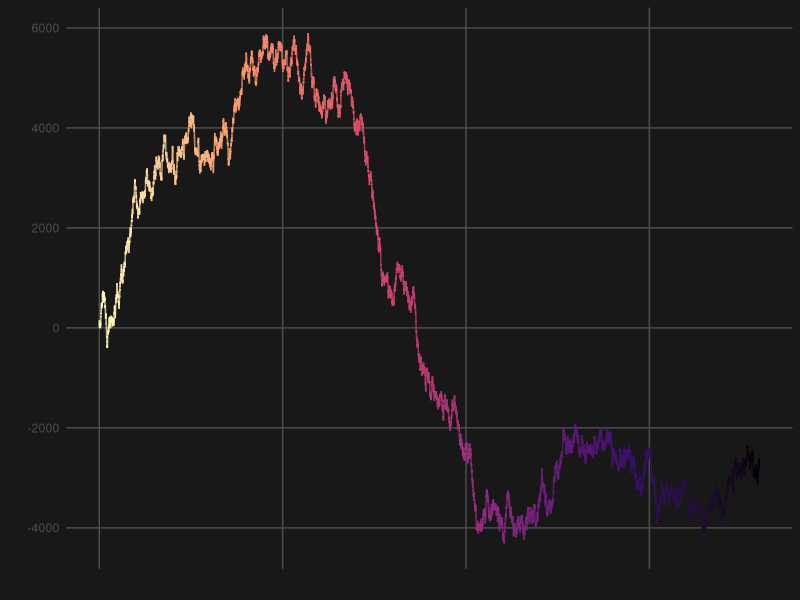
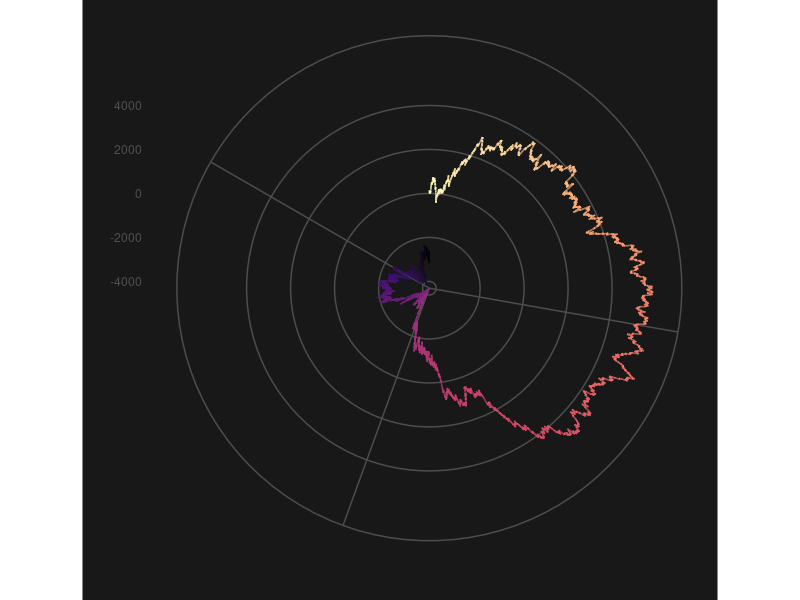

Write R code to recreate these figures, in order. (Note: this script raises an error after producing the figures.)
library(tidyverse)
library(gganimate)

#read in digits
digits <- data.table::fread("data/PI_100000.txt")
class(digits$V1)

#split into individuals
data_split <- strsplit(digits$V1, "0")
data2 <- unlist(data_split)

#make list, remove empty entries
dat_list <- as.list(data2)
dat_list <- dat_list[dat_list != ""]

#make every other sequence negative
list_split <- lapply(dat_list, function(x) {stringi::stri_sub(x, seq(1, stringi::stri_length(x),by=1), length=1)})
list_num <- lapply(list_split, as.numeric)
list_num1 <- list_num[seq_along(list_num) %% 2 > 0]
list_num2 <- list_num[seq_along(list_num) %% 2 ==0]
list_num2 <- lapply(list_num2, function(x) {x*-1})
list_order <- order(c(seq_along(list_num1), seq_along(list_num2)))
list_comb <- c(list_num1, list_num2)[list_order]

#remove zeros from digits to match our encoding
pi_seq <- str_remove_all(digits$V1, "0")
#split into single digits
pi_seq <- sapply(pi_seq, function(x) {stringi::stri_sub(x, seq(1, stringi::stri_length(x),by=1), length=1)})
#calculate sum of the digits
df <- tibble(cumsum = cumsum(unlist(list_comb)), digit = pi_seq, index = 1:length(cumsum))

colors = c("#E01C70", "#6820A5", "#910599", "#31A79B", "#7BD657", "#B9E128", "#FFB3FD", "#FB9D4F", "#51ADFF", "#9239F6")

#static plot
ggplot(df, aes(x = index, y = cumsum, color = index)) +
  geom_line() +
  scale_color_viridis_c(option = "magma", direction = -1, guide = FALSE) +
  theme_minimal() +
  labs(x = "", y = "") +
  #scale_x_reverse() +
  #coord_flip() +
  theme(plot.background = element_rect(fill = "#181818", color = "NA"), panel.background = element_blank(),
        panel.grid.major = element_line(color = "#4A4E4D"), panel.grid.minor = element_blank(), 
        axis.text.x = element_blank())

#trying polar coords
ggplot(df, aes(x = index, y = cumsum, color = index)) +
  geom_line() +
  scale_color_viridis_c(option = "magma", direction = -1, guide = FALSE) +
  theme_minimal() +
  labs(x = "", y = "") +
  #scale_x_reverse() +
  #coord_flip() +
  theme(plot.background = element_rect(fill = "#181818", color = "NA"), panel.background = element_blank(),
        panel.grid.major = element_line(color = "#4A4E4D"), panel.grid.minor = element_blank(), 
        axis.text.x = element_blank()) +
  coord_polar()


#animate it!
anim <- 
  ggplot(df, aes(x = index, y = cumsum, color = index)) +
  geom_line() +
  scale_color_viridis_c(option = "magma", direction = -1, guide = FALSE) +
  theme_minimal() +
  labs(x = "", y = "") +
  #scale_x_reverse() +
  #coord_flip() +
  theme(plot.background = element_rect(fill = "#181818", color = "NA"), panel.background = element_blank(),
        panel.grid.major.y = element_line(color = "#4A4E4D"), panel.grid.minor = element_blank(), 
        axis.text.x = element_blank(), panel.grid.major.x = element_blank()) +
  transition_reveal(index)

animate(anim, nframes = 200, fps = 10, type = "cairo", width = 1500, height = 1000, renderer = gifski_renderer(loop = FALSE))
anim_save("my_walk.gif")
